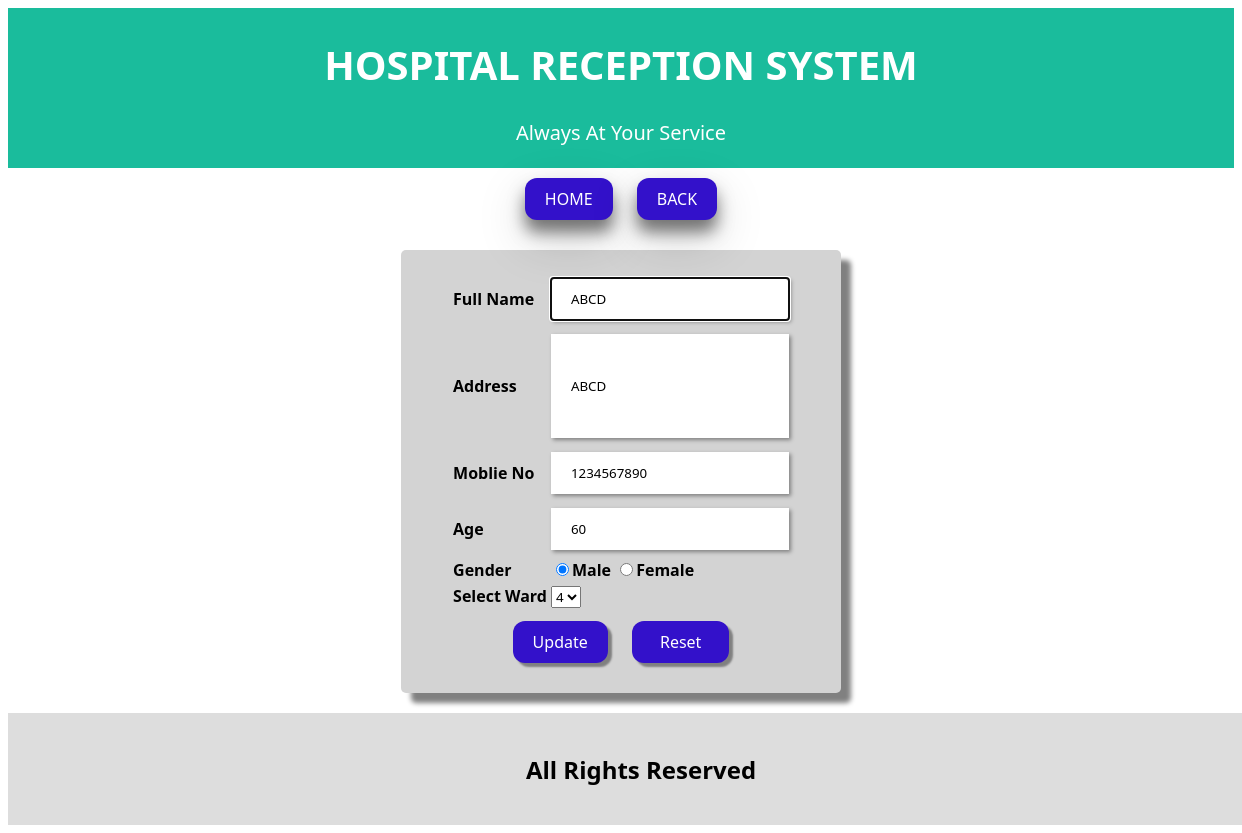
Screenshot of /update.php?id=1 (signed in) with the database file from the repository.
### tables this page shows
CREATE TABLE `patient` (
  `no` int(10) NOT NULL,
  `name` varchar(50) NOT NULL,
  `address` varchar(100) NOT NULL,
  `mobile` varchar(10) NOT NULL,
  `date` varchar(20) NOT NULL,
  `time` varchar(20) NOT NULL,
  `gender` varchar(20) NOT NULL,
  `age` int(10) NOT NULL,
  `visit` varchar(100) NOT NULL,
  `ward` int(10) NOT NULL,
  `discharge_date` varchar(20) NOT NULL,
  `discharge_time` varchar(20) NOT NULL
);

### update.php (the view, shortened to what this page needs)
<!DOCTYPE html>
<html>
    <head>
    </head>
    <body>
    <div class="header">
        <h1>HOSPITAL RECEPTION SYSTEM</h1>
        <p>Always At Your Service</p>
    </div>
        <center>
            <a href="home.php"><button>HOME</button></a>
            <a href="pshow.php"><button>BACK</button></a>
        </center>
        <form action="" method="post">
<?php
        include("sqlcon.php");
        $sql="select *from patient where no='$_GET[id]'";
        $records=mysqli_query($con,$sql);
        $row=mysqli_fetch_array($records);
?>
        <center>
            <div class="main">
                <table>
                    <tr>
                        <td>Full Name</td>
                        <td><input type="text" name="name" value="<?php echo $row['name'];?>" autofocus></td>
                    </tr>
                    <tr>
                        <td>Address</td>
                        <td><input type="text" name="address" class="text" value="<?php echo $row['address'];?>"></td>
                    </tr>
                    <tr>
                        <td>Moblie No</td>
                        <td><input type="text" name="mobile" value="<?php echo $row['mobile'];?>"></td>
                    </tr>
                    <tr>
                        <td>Age</td>
                        <td><input type="text" name="age" value="<?php echo $row['age'];?>"></td>
                    </tr>
                    <tr>
                        <td>Gender<td>
                        <input type="radio" value="Male" name="gender" required
                        <?php
                            if($row["gender"]=="Male")
                            {
                                echo "checked";
                            }
                        ?>
                        >Male
                        <input type="radio" value="Female" name="gender" required
                        <?php
                            if($row["gender"]=="Female")
                            {
                                echo "checked";
                            }
                        ?>
                        >Female
                    </tr>
                    <tr>
                        <td>Select Ward</td>
                        <td>
                        <select name="ward">
                            <option value="4" name="ward"
                            <?php
                                    if($row["ward"]=="4")
                                    {
                                        echo "selected";
                                    }
                                ?>
                            >4</option>
                        </select>
                        </td>
                    </tr>
                </table>
                <input type="submit" value="Update" name="submit">
                <input type="reset" value="Reset" name="reset">
            </div>
        </center>
        </form>
        <div class="footer">
        <h2>All Rights Reserved</h2>
        </div>
    </body>
</html>

### update.php (style rules this page uses)
* { font-family:'Segoe UI', Tahoma, Geneva, Verdana, sans-serif; }
.header { padding:2px; text-align:center; background: #1abc9c; color: white; font-family:'Segoe UI', Tahoma, Geneva, Verdana, sans-serif; }
.header h1 { font-size: 40px; }
.header p { font-size: 20px; }
.main { max-width:400px; border-radius:5px; background-color:lightgrey; padding:20px; margin:20px; box-shadow:10px 10px 5px grey; }
table td { font-family:'Segoe UI', Tahoma, Geneva, Verdana, sans-serif; font-weight:bold; }
input[type=text] { border:none; padding:12px 20px; margin:5px 0; box-shadow:2px 2px 4px grey; }
.text { border:none; padding:12px 20px; margin:5px 0; height:80px; box-shadow:2px 2px 4px grey; }
input[type=radio] { padding: 12px 20px; }
input[type=submit] { background-color: #3311ca; border: none; color: white; cursor:pointer; padding: 10px 20px; margin: 10px 10px; text-align: center; display: inline-block; font-size: 16px; border-radius: 12px; box-shadow: 4px 4px 2px grey; font-family: 'Segoe UI', Tahoma, Geneva, Verdana, sans-serif; }
input[type=reset] { background-color: #3311ca; border: none; color: white; cursor:pointer; padding: 10px 28px; margin: 10px 10px; text-align: center; display: inline-block; font-size: 16px; border-radius: 12px; box-shadow: 4px 4px 2px grey; font-family: 'Segoe UI', Tahoma, Geneva, Verdana, sans-serif; }
input[type=radio] { cursor:pointer; }
button { background-color: #3311ca; border: none; color: white; cursor:pointer; padding: 10px 20px; margin: 10px 10px; text-align: center; display: inline-block; font-size: 16px; border-radius: 12px; box-shadow: 0 12px 16px 0 rgba(0,0,0,0.5), 0 18px 50px 0 rgba(0,0,0,0.18); font-family: 'Segoe UI', Tahoma, Geneva, Verdana, sans-serif; }
.footer { padding: 20px; text-align: center; background: #ddd; font-family: 'Segoe UI', Tahoma, Geneva, Verdana, sans-serif; //position:fixed; left:0; bottom:0; width:100%; }

### rows the page displays
patient: name "ABCD", address "ABCD", mobile "1234567890", age "60", gender "☑", ward "4"
